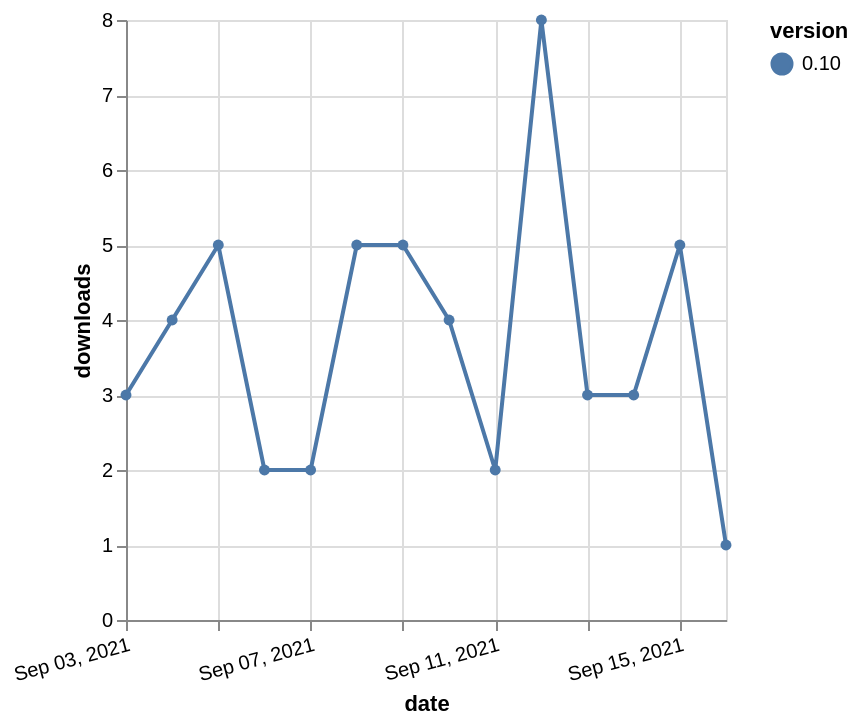

The Vega-Lite source for this figure:
### Vega-Lite specification from a JSON file in a GitHub repository (floating-point values rounded to 4 significant figures)
{"$schema": "https://vega.github.io/schema/vega-lite/v5.json", "description": "A simple bar chart with embedded data.", "data": {"values": [{"date": "2021-09-03", "total": 6039, "delta": 3, "version": "0.10"}, {"date": "2021-09-04", "total": 6043, "delta": 4, "version": "0.10"}, {"date": "2021-09-05", "total": 6048, "delta": 5, "version": "0.10"}, {"date": "2021-09-06", "total": 6050, "delta": 2, "version": "0.10"}, {"date": "2021-09-07", "total": 6052, "delta": 2, "version": "0.10"}, {"date": "2021-09-08", "total": 6057, "delta": 5, "version": "0.10"}, {"date": "2021-09-09", "total": 6062, "delta": 5, "version": "0.10"}, {"date": "2021-09-10", "total": 6066, "delta": 4, "version": "0.10"}, {"date": "2021-09-11", "total": 6068, "delta": 2, "version": "0.10"}, {"date": "2021-09-12", "total": 6076, "delta": 8, "version": "0.10"}, {"date": "2021-09-13", "total": 6079, "delta": 3, "version": "0.10"}, {"date": "2021-09-14", "total": 6082, "delta": 3, "version": "0.10"}, {"date": "2021-09-15", "total": 6087, "delta": 5, "version": "0.10"}, {"date": "2021-09-16", "total": 6088, "delta": 1, "version": "0.10"}]}, "width": "container", "mark": {"type": "line", "point": {"filled": true}}, "encoding": {"x": {"field": "date", "type": "temporal", "timeUnit": "yearmonthdate", "title": "date", "axis": {"labelAngle": -15}}, "y": {"field": "delta", "type": "quantitative", "title": "downloads"}, "color": {"field": "version", "type": "nominal"}, "tooltip": {"field": "delta"}}}
